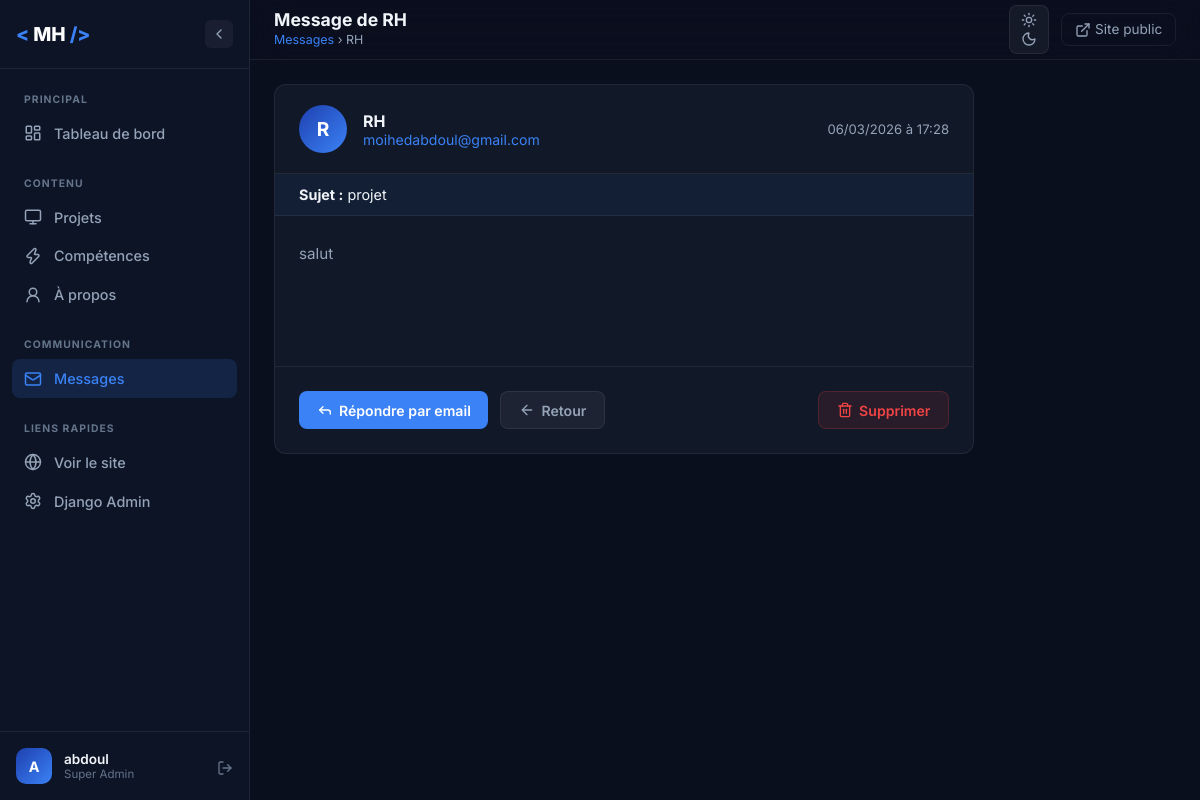
The page /dashboard/messages/1/ (signed in) on the database its author committed.
### portfolio/models.py (models this page shows, shortened)
class ContactMessage(models.Model):
    name = models.CharField(_('Nom'), max_length=100)
    email = models.EmailField(_('Email'))
    subject = models.CharField(_('Sujet'), max_length=200, blank=True)
    message = models.TextField(_('Message'))
    is_read = models.BooleanField(_('Lu'), default=False)
    created_at = models.DateTimeField(_('Reçu le'), auto_now_add=True)
    class Meta:
        ordering = ['-created_at']
        verbose_name = _('Message de contact')
        verbose_name_plural = _('Messages de contact')

### dashboard/views.py (the view)
# urls.py: path('messages/<int:pk>/', views.message_detail, name='message_detail'),
@login_required(login_url='dashboard:login')
@user_passes_test(is_staff, login_url='dashboard:login')
def message_detail(request, pk):
    msg = get_object_or_404(ContactMessage, pk=pk)
    if not msg.is_read:
        msg.is_read = True
        msg.save(update_fields=['is_read'])
    return render(request, 'dashboard/messages/detail.html', {'msg': msg})

### dashboard/views.py (called while the page is built)
def is_staff(user):
    return user.is_staff or user.is_superuser

### templates/dashboard/messages/detail.html (shortened to what this page needs)
{% extends 'dashboard/base.html' %}
{% block nav_messages %}active{% endblock %}
{% block page_title %}Message de {{ msg.name }}{% endblock %}
{% block breadcrumb %}<a href="{% url 'dashboard:message_list' %}">Messages</a> › {{ msg.name }}{% endblock %}
{% block content %}
<div class="dash-page">
  <div style="max-width:700px;">
    <div class="dash-card">
      <div class="dash-card-header">
        <div class="msg-detail-sender">
          <div class="msg-detail-avatar">{{ msg.name|first|upper }}</div>
          <div>
            <strong>{{ msg.name }}</strong>
            <a href="mailto:{{ msg.email }}" class="msg-detail-email">{{ msg.email }}</a>
          </div>
        </div>
        <span class="msg-detail-date">{{ msg.created_at|date:"d/m/Y à H:i" }}</span>
      </div>
      {% if msg.subject %}
      <div class="msg-detail-subject">
        <strong>Sujet :</strong> {{ msg.subject }}
      </div>
      {% endif %}
      <div class="msg-detail-body">
        {{ msg.message|linebreaks }}
      </div>
      <div class="msg-detail-actions">
        <a href="mailto:{{ msg.email }}?subject=Re: {{ msg.subject|default:'Votre message' }}"
           class="btn-dash btn-dash-primary">
          <i data-lucide="reply" class="icon-sm"></i> Répondre par email
        </a>
        <a href="{% url 'dashboard:message_list' %}" class="btn-dash btn-dash-ghost">
          <i data-lucide="arrow-left" class="icon-sm"></i> Retour
        </a>
        <a href="{% url 'dashboard:message_delete' msg.pk %}" class="btn-dash btn-dash-danger" style="margin-left:auto;">
          <i data-lucide="trash-2" class="icon-sm"></i> Supprimer
        </a>
      </div>
    </div>
  </div>
</div>
{% endblock %}

### templates/dashboard/base.html (shortened to what this page needs)
{% load static %}
<!DOCTYPE html>
<html lang="fr" data-theme="dark">
<head>
  <link rel="stylesheet" href="https://cdn.jsdelivr.net/gh/devicons/devicon@latest/devicon.min.css" />
  <link rel="stylesheet" href="{% static 'dashboard/css/dashboard.css' %}" />
</head>
<body>
  {% if user.is_authenticated %}
  <aside class="sidebar" id="sidebar" role="navigation" aria-label="Navigation admin">
    <div class="sidebar-logo">
      <span class="logo-bracket">&lt;</span>
      <span class="logo-name">MH</span>
      <span class="logo-bracket">/&gt;</span>
      <button class="sidebar-toggle" id="sidebar-toggle" aria-label="Replier le menu">
        <i data-lucide="chevron-left" class="icon-sm"></i>
      </button>
    </div>
    <nav class="sidebar-nav">
      <div class="nav-group">
        <span class="nav-group-label">Principal</span>
        <a href="{% url 'dashboard:home' %}" class="nav-item {% block nav_home %}{% endblock %}">
          <i data-lucide="layout-dashboard" class="nav-icon-svg"></i>
          <span class="nav-label">Tableau de bord</span>
        </a>
      </div>
      <div class="nav-group">
        <span class="nav-group-label">Contenu</span>
        <a href="{% url 'dashboard:project_list' %}" class="nav-item {% block nav_projects %}{% endblock %}">
          <i data-lucide="monitor" class="nav-icon-svg"></i>
          <span class="nav-label">Projets</span>
        </a>
        <a href="{% url 'dashboard:skill_list' %}" class="nav-item {% block nav_skills %}{% endblock %}">
          <i data-lucide="zap" class="nav-icon-svg"></i>
          <span class="nav-label">Compétences</span>
        </a>
        <a href="{% url 'dashboard:about_edit' %}" class="nav-item {% block nav_about %}{% endblock %}">
          <i data-lucide="user-round" class="nav-icon-svg"></i>
          <span class="nav-label">À propos</span>
        </a>
      </div>
      <div class="nav-group">
        <span class="nav-group-label">Communication</span>
        <a href="{% url 'dashboard:message_list' %}" class="nav-item {% block nav_messages %}{% endblock %}">
          <i data-lucide="mail" class="nav-icon-svg"></i>
          <span class="nav-label">Messages</span>
        </a>
      </div>
      <div class="nav-group">
        <span class="nav-group-label">Liens rapides</span>
        <a href="/" target="_blank" class="nav-item">
          <i data-lucide="globe" class="nav-icon-svg"></i>
          <span class="nav-label">Voir le site</span>
        </a>
        <a href="/admin/" target="_blank" class="nav-item">
          <i data-lucide="settings" class="nav-icon-svg"></i>
          <span class="nav-label">Django Admin</span>
        </a>
      </div>
    </nav>
    <div class="sidebar-user">
      <div class="user-avatar">{{ user.username|first|upper }}</div>
      <div class="user-info">
        <span class="user-name">{{ user.username }}</span>
        <span class="user-role">{% if user.is_superuser %}Super Admin{% else %}Staff{% endif %}</span>
      </div>
      <a href="{% url 'dashboard:logout' %}" class="logout-btn" title="Déconnexion">
        <i data-lucide="log-out" class="icon-sm"></i>
      </a>
    </div>
  </aside>
  <div class="dash-body" id="dash-body">
    <header class="dash-topbar">
      <div class="topbar-title">
        <h1>{% block page_title %}Dashboard{% endblock %}</h1>
        <span class="breadcrumb">{% block breadcrumb %}Accueil{% endblock %}</span>
      </div>
      <div class="topbar-actions">
        <button id="theme-toggle-dash" class="theme-btn-dash" aria-label="Basculer le thème" title="Thème">
          <i data-lucide="sun" class="theme-icon-sun icon-sm"></i>
          <i data-lucide="moon" class="theme-icon-moon icon-sm"></i>
        </button>
        <a href="/" target="_blank" class="topbar-link">
          <i data-lucide="external-link" class="icon-sm"></i>
          Site public
        </a>
      </div>
    </header>
    <main class="dash-content">
      {% block content %}{% endblock %}
    </main>
  </div>
  {% else %}
  {% block auth_content %}{% endblock %}
  {% endif %}
</body>
</html>

### rows shown on the page
ContactMessage: name "RH", name|first "R", email "moihedabdoul@gmail.com", created_at "06/03/2026 à 17:28", subject "projet", message "salut"

### other values the page prints
{{ user.username|first|upper }} "A"
{{ user.username }} "abdoul"
